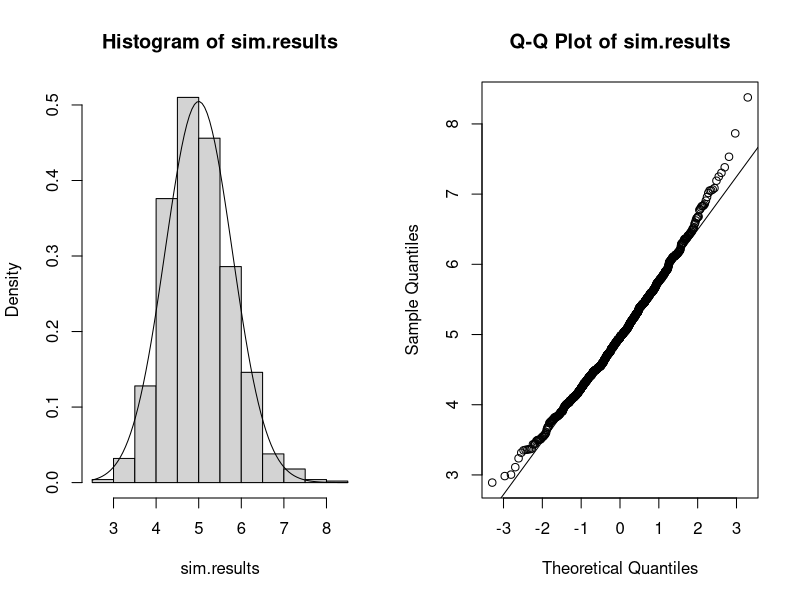
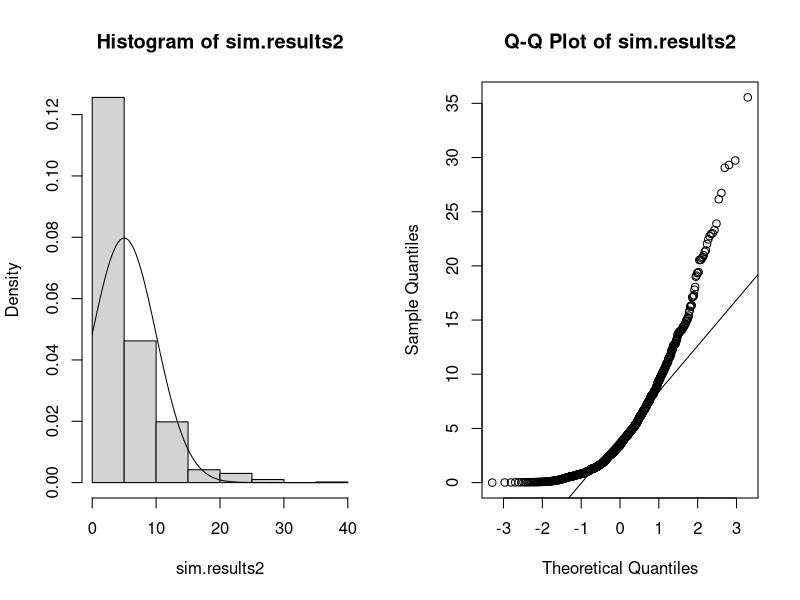

Write R code to recreate these figures, in order.
# Coursera Data Science Specialization Course 6 Project 1 Script


# The purpose of this script is to satisfy the requirements of the project 1
# peer-graded assignment that is part of the Statistical Inference course
# within the Data Science Specialization on Coursera. As per the instructions
# the project will consist of the two parts outlined below.
#
# The first part is a simulation exercise which will simulate 1000 averages of
# 40 exponentials and then:
# 1. Show the sample mean and compare it to the theoretical mean of the
# distribution
# 2. Show how variable the sample is (via variance) and compare it to the
# theoretical variance of the distribution
# 3a. Show that the distribution is approximately normal
# 3b. Focus on the difference between the distribution of a large collection of
# random exponentials and the distribution of a large collection of averages of
# 40 exponentials. (Show the effect of the Central Limit Theorem)
#
# The second part focuses on basic inferential data analysis. The steps are:
# 1. Load the ToothGrowth data and perform some basic exploratory data analysis
# 2. Provide a basic summary of the data
# 3. Use confidence intervals and/or hypothesis tests to compare tooth growth by
# supp and dose.
# 4. State your conclusions and the assumptions needed for your conclusions


#library(dplyr)


# Part 1) Simulation Exercise

# Define a function which takes the mean of exponentials
MeanOfExponentials <- function(n.obs, lambda) {
  # Takes the mean of exponentials from the rexp() function
  #
  # Args:
  #   n.obs: The number of observations variable, passed to rexp()
  #   lambda: The rate variable of the exponential, passed to rexp()
  #
  # Returns:
  #   The mean of the exponentials
  exp.mean <- mean(rexp(n.obs, lambda))
  return(exp.mean)
}

# Perform simulation
set.seed(190205)  # Set seed for reproducibility
# The instructions specify 1000 simulations of 40 exponentials with rate 0.2
n <- 40  # Set the number of observations per simulation
lambda <- 0.2  # Set the rate
sim.results <- replicate(1000, MeanOfExponentials(n, lambda))  # Do 1000 sims

# 1. Show the sample mean and compare it to the theoretical mean
sample.mean <- mean(sim.results)  # 4.99928
theoretical.mean <- 1/lambda  # 5
# The sample mean of 4.999 is very close to the theoretical mean of 5

# 2. Show the sample variance and compare it to the theoretical variance
sample.variance <- var(sim.results)  # 0.59796
theoretical.variance <- 1/(n * lambda^2)  # 0.625
# The sample variance of 0.598 is fairly close to the theoretical variance

# 3a. Show that the distribution is approximately normal
par(mfrow = c(1, 2))  # Setup plot space
hist(sim.results, freq = FALSE)  # Plot the simulation results by probability
# Next a line representing a normal distribution will be overlaid on this plot
curve(dnorm(x, mean = theoretical.mean, sd = sqrt(theoretical.variance)),
      add = TRUE)
# curve() plots a function of x. dnorm() is the expression for the normal
# distribution, and here it is written as a function of x. dnorm() is scaled to
# the theoretical mean and standard deviation of this situation. In this first
# plot the histogram appears to follow the reference line well, but it is
# recommended to check the Q-Q plot as well.
qqnorm(sim.results, main = "Q-Q Plot of sim.results")  # Add Q-Q Plot
qqline(sim.results)  # Add reference line
# In the second plot the simulation results still appear to follow the normal
# reference line fairly well.

# 3b. Show the effect of the Central Limit Theorem

# Run another simulation, but without taking the mean or many observations
sim.results2 <- replicate(1000, rexp(1, lambda))  # Do 1000 sims of 1 obs
theoretical.variance2 <- 1/(lambda^2)  # 25

# Plot the new simulation results as before
par(mfrow = c(1, 2))  # Setup plot space
hist(sim.results2, freq = FALSE)  # Plot the simulation resuls by probability
curve(dnorm(x, mean = theoretical.mean, sd = sqrt(theoretical.variance2)),
      add = TRUE)  # Add the corresponding normal curve
qqnorm(sim.results2, main = "Q-Q Plot of sim.results2")
qqline(sim.results2)
# These simulation results follow the underlying distribution (exponential), so
# the normal curve does not fit as well in the first plot. The Q-Q plot makes it
# much more obvious that the distribution is not normal. This shows the power of
# the CLT, that by taking the mean and taking large samples the distribution
# becomes more normal.

